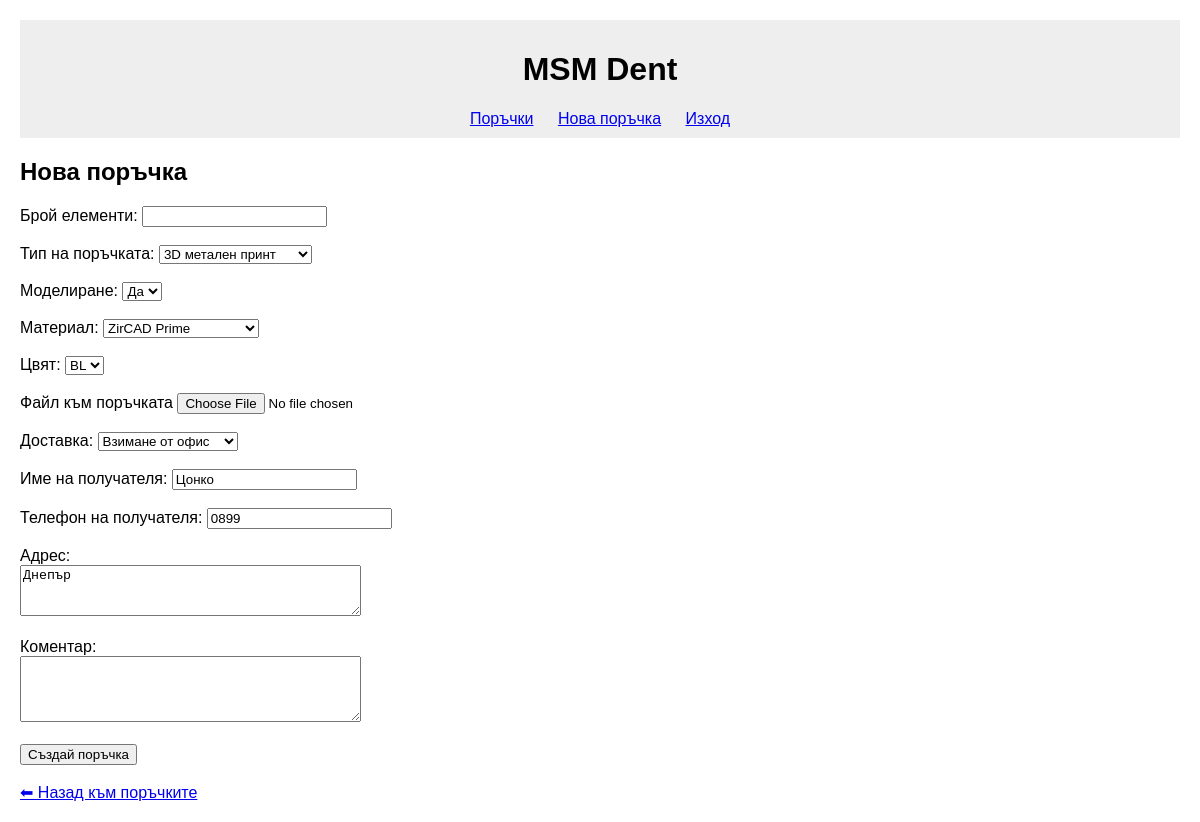
Page /orders/add.php (signed in) on the earlier database version.
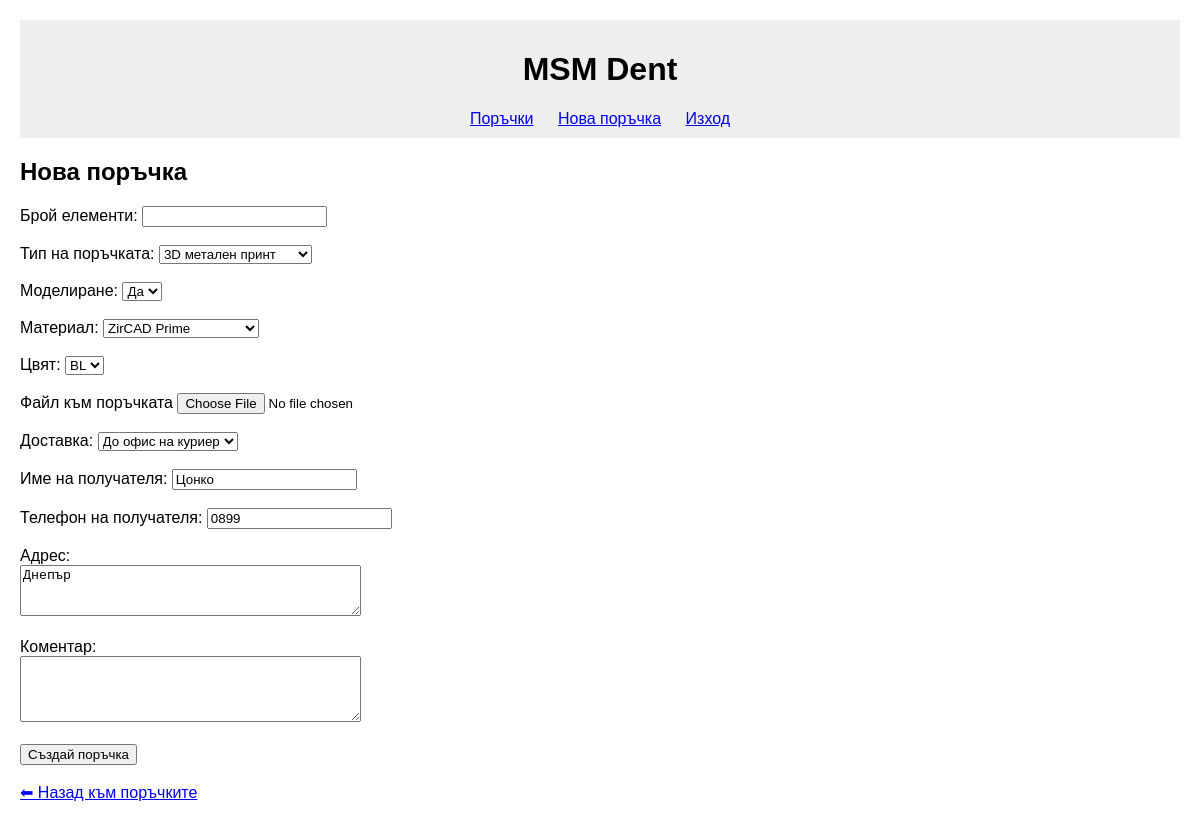
Same page on the later database version.
### tables this page shows
CREATE TABLE orders (
    id INTEGER PRIMARY KEY AUTOINCREMENT,
    user_id INTEGER,
    date TEXT DEFAULT CURRENT_TIMESTAMP,
    order_type VARCHAR(255),
    quantity VARCHAR(255),
    modeling VARCHAR(255),
    material VARCHAR(255),
    color VARCHAR(255),
    delivery VARCHAR(255),
    recipient_name VARCHAR(255),
    recipient_phone VARCHAR(255),
    address TEXT,
    comment TEXT,
    status TEXT DEFAULT 'Нова',
    FOREIGN KEY(user_id) REFERENCES users(id)
);

### orders/add.php (the view, shortened to what this page needs)
<?php
include __DIR__ . '/../db.php';
$stmt = $db->prepare("SELECT recipient_name, recipient_phone, address, delivery FROM orders WHERE user_id = :user_id ORDER BY date DESC LIMIT 1");
$stmt->bindValue(':user_id', $_SESSION['user_id'], SQLITE3_INTEGER);
$result = $stmt->execute();
$last_order = $result->fetchArray(SQLITE3_ASSOC);
$recipient_name = $last_order['recipient_name'] ?? '';
$recipient_phone = $last_order['recipient_phone'] ?? '';
$address = $last_order['address'] ?? '';
$delivery = $last_order['delivery'] ?? '';
?>
<?php
include __DIR__ . '/../partials/header.php';
?>
<h2>Нова поръчка</h2>
<form method="POST" action="create.php" enctype="multipart/form-data">
    Брой елементи: <input name="quantity" type="number"><br><br>
    Тип на поръчката:
    <select name="order_type">
        <option value="3d метален принт">3D метален принт</option>
    </select><br><br>
    Моделиране:
    <select name="modeling">
        <option value="Да">Да</option>
    </select><br><br>
    Материал:
    <select name="material">
        <option value="ZirCAD Prime">ZirCAD Prime</option>
    </select><br><br>
    Цвят:
    <select name="color">
        <option value="BL">BL</option>
    </select><br><br>
    Файл към поръчката
    <input type="file" name="file" accept=".stl,.ply,.dcm,.txt"><br><br>
    Доставка:
    <select name="delivery">
        <option value="Взимане от офис" <?php if ($delivery == 'Взимане от офис') echo 'selected'; ?>>Взимане от офис</option>
        <option value="До офис на куриер" <?php if ($delivery == 'До офис на куриер') echo 'selected'; ?>>До офис на куриер</option>
    </select><br><br>
    Име на получателя: <input name="recipient_name" type="text" value="<?php echo htmlspecialchars($recipient_name); ?>"><br><br>
    Телефон на получателя: <input name="recipient_phone" type="text" value="<?php echo htmlspecialchars($recipient_phone); ?>"><br><br>
    Адрес:<br>
    <textarea name="address" rows="3" cols="40"><?php echo htmlspecialchars($address); ?></textarea><br><br>
    Коментар:<br>
    <textarea name="comment" rows="4" cols="40"></textarea><br><br>
    <button type="submit">Създай поръчка</button>
</form>
<br>
<a href="list.php">⬅ Назад към поръчките</a>
</body>
</html>

Differences in the rows shown:
removed orders: delivery "Взимане от офис", recipient_name "Цонко", recipient_phone "0899", address "Днепър"
added orders: delivery "До офис на куриер", recipient_name "Цонко", recipient_phone "0899", address "Днепър"
